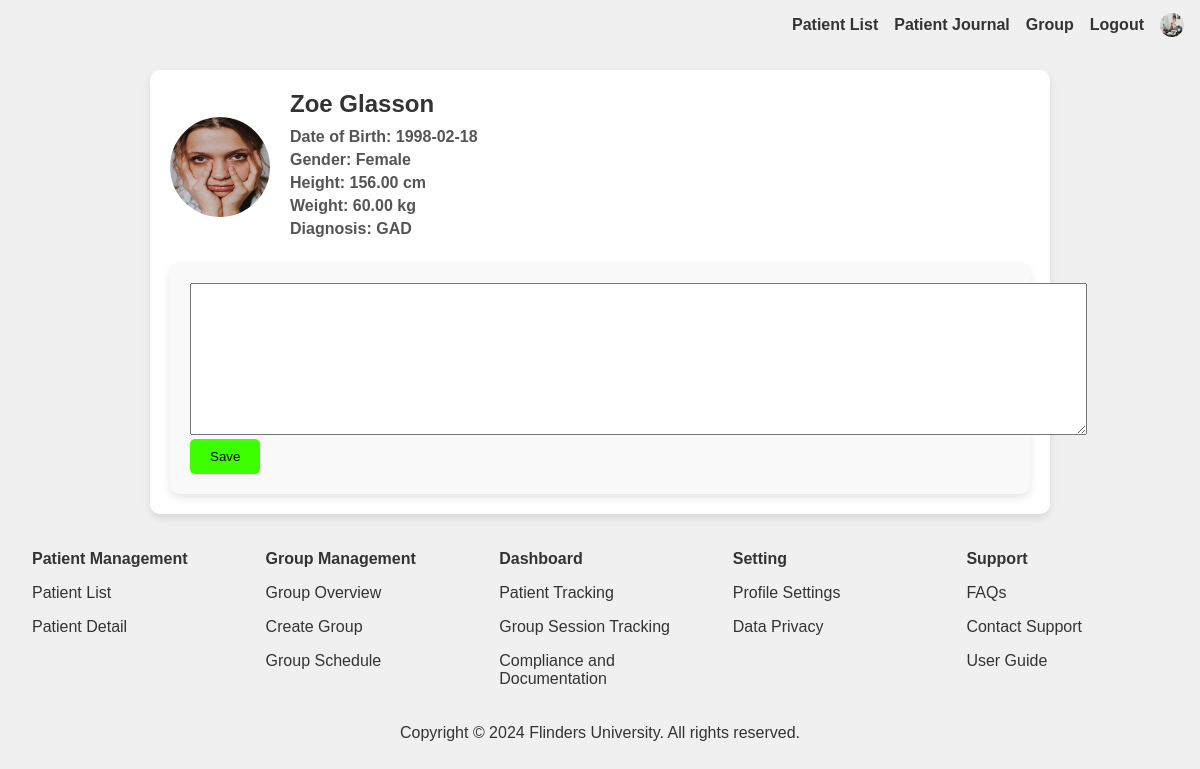
The page /pages/therapist/patient_note.php?id=57 on the database its author committed.
### tables this page shows
CREATE TABLE `patient` (
  `id` int(11) NOT NULL,
  `therapistId` int(11) DEFAULT NULL,
  `title` varchar(10) DEFAULT NULL,
  `fName` varchar(50) DEFAULT NULL,
  `lName` varchar(50) DEFAULT NULL,
  `dob` date DEFAULT NULL,
  `gender` varchar(10) DEFAULT NULL,
  `contactNo` varchar(15) DEFAULT NULL,
  `email` varchar(100) DEFAULT NULL,
  `streetAddress` varchar(255) DEFAULT NULL,
  `postCode` varchar(10) DEFAULT NULL,
  `height` decimal(5,2) DEFAULT NULL,
  `weight` decimal(5,2) DEFAULT NULL,
  `startDate` date DEFAULT NULL,
  `endDate` date DEFAULT NULL,
  `diagnosis` text DEFAULT NULL,
  `status` varchar(20) DEFAULT NULL,
  `profile` longblob DEFAULT NULL,
  `password` varchar(255) DEFAULT NULL
);

### pages/therapist/patient_note.php (the view, shortened to what this page needs)
<?php
    include_once '../../includes/connections.php';
    $patient_id = $_GET['id'];
    $sql_patient  = "SELECT * FROM patient where id = $patient_id";
    $sql_patient_notes  = "SELECT * FROM notes where patient_id = $patient_id";
    $sql_patient_obj = mysqli_query($conn,$sql_patient) Or die("Failed to query " . mysqli_error($conn));
    $sql_patient_notes_obj = mysqli_query($conn,$sql_patient_notes) Or die("Failed to query " . mysqli_error($conn));
    $count_patients = mysqli_num_rows($sql_patient_obj);
    if ($count_patients>0) {
       $patient = mysqli_fetch_assoc($sql_patient_obj);
       $patient_notes =  mysqli_fetch_assoc($sql_patient_notes_obj);
    }
?>
<!DOCTYPE html>
<html lang="en">
  <head>
    <link rel="stylesheet" href="../../assets/css/patient-note.css" />
    <link rel="stylesheet" href="../../assets/css/therapist.css" />
  </head>
  <body>
  <header>
    <?php include_once ("../navigation/therapist_nav.php")
    ?>
    </header>
    <div class="container">
      <div class="patient-profile">
        <div class="profile-header">
          <img
            src="../../assets/images/patient.png"
            alt="Zoe Ashford"
            class="profile-photo"
          />
          <div class="patient-info">
          <h2><?php echo $patient['fName'] ." " .  $patient['lName'];?></h2>
                    <p class="patient-details">Date of Birth: <?php echo isset($patient['dob']) ? htmlspecialchars($patient['dob']) : 'Not available'; ?></p>
                    <p class="patient-details">Gender: <?php echo $patient['gender'];?></p>
                    <p class="patient-details">Height: <?php echo isset($patient['height']) ? htmlspecialchars($patient['height']) : 'Not available'; ?> cm</p>
                    <p class="patient-details">Weight: <?php echo isset($patient['weight']) ? htmlspecialchars($patient['weight']) : 'Not available'; ?> kg</p>
                    <p class="patient-details">Diagnosis: <?php echo isset($patient['diagnosis']) ? htmlspecialchars($patient['diagnosis']) : 'Not available'; ?></p>
          </div>
        </div>
      </div>
      <div class="notes-section">
        <form action="save_notes.php?id=<?php echo $patient_id?>" method="post">
          <textarea name="patient_notes" id="" cols="110" rows="10"><?php echo isset($patient_notes['notes']) ? htmlspecialchars($patient_notes['notes']) : ''; ?></textarea>
          <button type="submit" id="edit_save">Save</button>
        </form>
      </div>
    </div>
    <footer>
    <?php include_once ("../footer/therapist_footer.php")
    ?>
    </footer>
  </body>
</html>

### assets/css/patient-note.css (style rules this page uses)
* { margin: 0; padding: 0; box-sizing: border-box; }
body { font-family: Arial, sans-serif; background-color: #f0f0f0; color: #333; }
.container { display: flex; flex-direction: column; justify-content: center; align-items: center; max-width: 900px; margin: 20px auto; background-color: #fff; padding: 20px; border-radius: 10px; box-shadow: 0 4px 8px rgba(0, 0, 0, 0.1); }
.patient-profile { width: 100%; display: flex; align-items: center; margin-bottom: 20px; }
.profile-header { display: flex; align-items: center; }
.profile-photo { width: 100px; height: 100px; border-radius: 50%; margin-right: 20px; }
.patient-info { font-size: 16px; }
.patient-info h2 { font-size: 24px; margin-bottom: 10px; }
.patient-details { margin-bottom: 5px; font-weight: bold; color: #555; }
.notes-section { width: 100%; background-color: #f9f9f9; padding: 20px; border-radius: 10px; box-shadow: 0 4px 8px rgba(0, 0, 0, 0.1); }

### assets/css/therapist.css (style rules this page uses)
body { font-family: Arial, Helvetica, sans-serif; }
#edit_save { margin: 0px; padding: 10px 20px; background-color: rgb(60, 255, 0); color: black; border: none; border-radius: 5px; transition: background-color 0.3s ease, transform 0.3s ease; }

### rows shown on the page
patient: fName "Zoe", lName "Glasson", dob "1998-02-18", gender "Female", height "156.00", weight "60.00", diagnosis "GAD"
